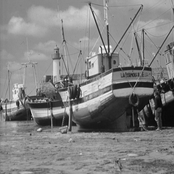
#> input picture data/boat.512.tiff, 174 x 174 px, shrunk from 512 x 512 before the run, found by its file name
$ python 'gaussian low pass filter.py'
#> lines starting #> are read from the running program, lines starting #| are printed output that depends on the picture
### Low Pass Filter/dt.py
from math import sqrt,exp

def dist(p1,p2):
    return sqrt((p1[0]-p2[0])**2 + (p1[1]-p2[1])**2)

### Low Pass Filter/gaussian low pass filter.py
import cv2
import numpy as np
import matplotlib.pyplot as plt
from dt import dist
import math


def gaussianlowpass(f,imgs):
    r, c = imgs[:2]
    ct = (r/2,c/2)
    b = np.zeros(imgs[:2])
    for x in range(c):
        for y in range(r):
            b[y,x] = math.exp(((-dist((y,x),ct)**2)/(2*(f**2))))
    return b

imagelist = ['boat.512.tiff','butterfly.jpg','players.jpg','tomatoes.jpg']

for i in imagelist:

    imgpath = r"C:\Users\Ranbi\OneDrive\Desktop\image processing project\data\\"   ## your data folder path

    img = cv2.imread(imgpath+i, 0)
#> img is the input picture: shape (174, 174); min 4, max 252, mean 129.7

    plt.figure(figsize=(7.4*6, 5.8*5))

    lp = gaussianlowpass(50,img.shape)
    plt.subplot(131), plt.imshow(lp, "gray"), plt.title("Gaussian Low Pass Filter of"+ " "+ i)

    plt.show()
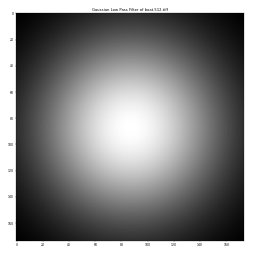
#> figure drawn by matplotlib, 1 panel
#> pass 2 of the loop `for i in imagelist:`:
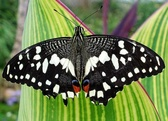
#> input picture data/butterfly.jpg, 168 x 121 px, shrunk from 493 x 356 before the run, found by its file name
#> `img = cv2.imread(imgpath+i, 0)`:
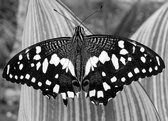
#> img: shape (121, 168); min 0, max 255, mean 113.3
#> `plt.show()`:
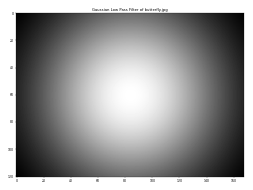
#> figure drawn by matplotlib, 1 panel
#> pass 3 of the loop `for i in imagelist:`:
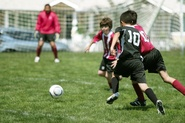
#> input picture data/players.jpg, 185 x 123 px, shrunk from 544 x 363 before the run, found by its file name
#> `img = cv2.imread(imgpath+i, 0)`:
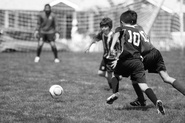
#> img: shape (123, 185); min 0, max 255, mean 131.5
#> `plt.show()`:
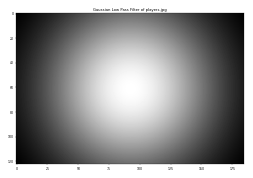
#> figure drawn by matplotlib, 1 panel
#> the loop made 4 passes; the first 3 are shown
